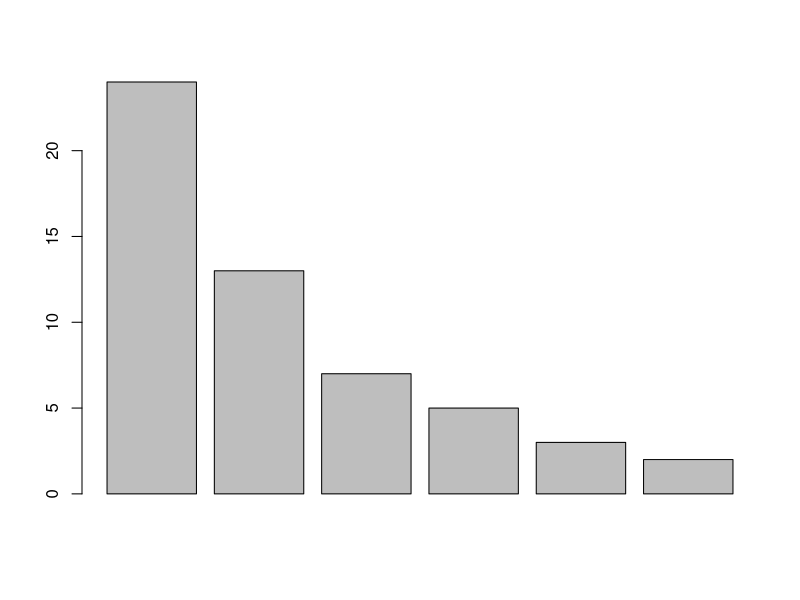
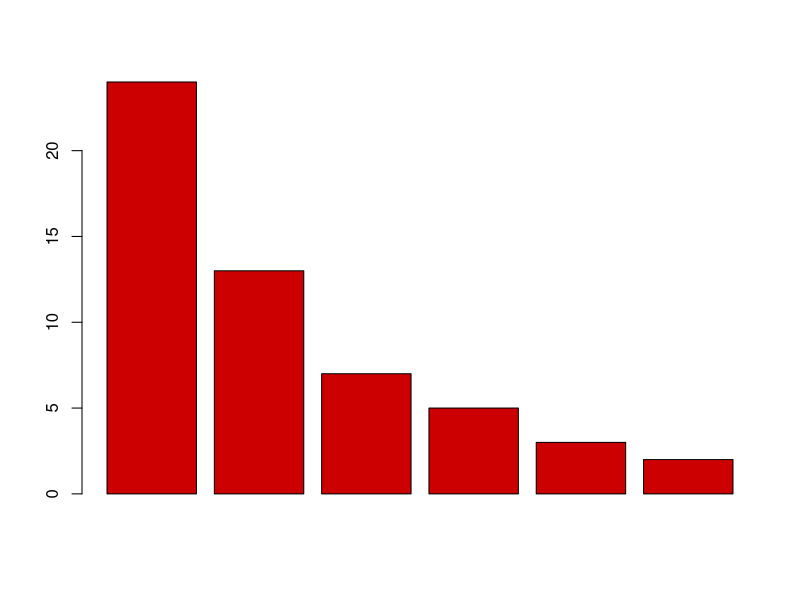
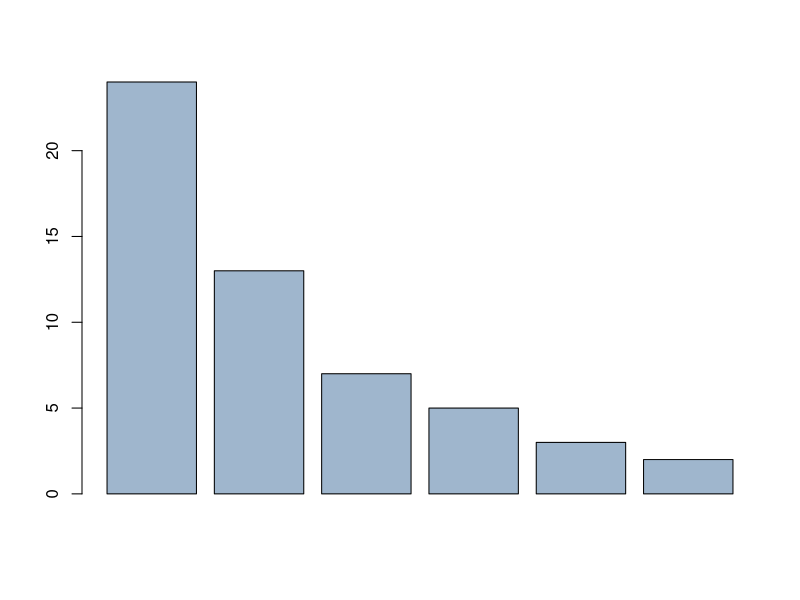
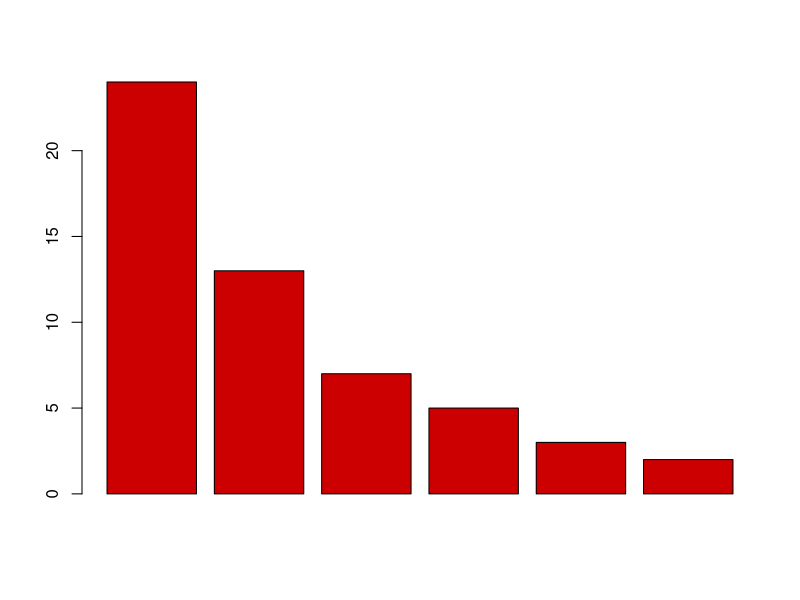
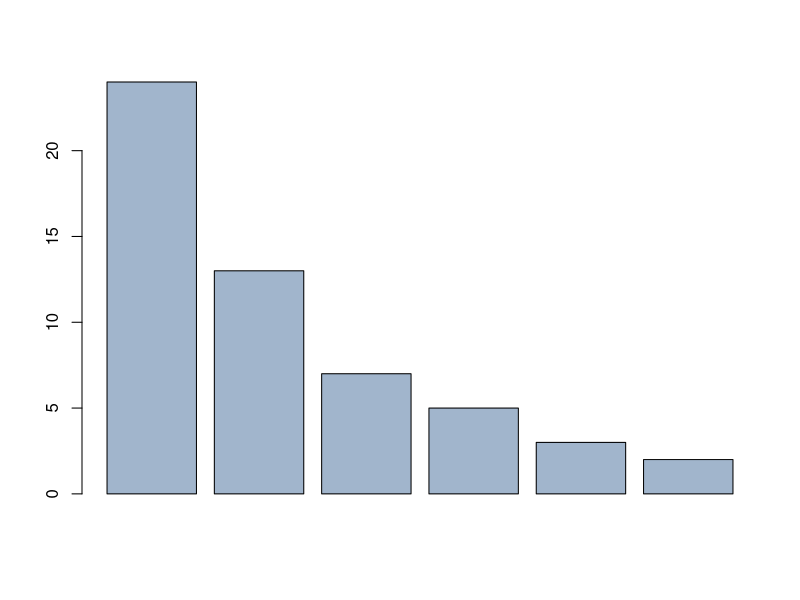
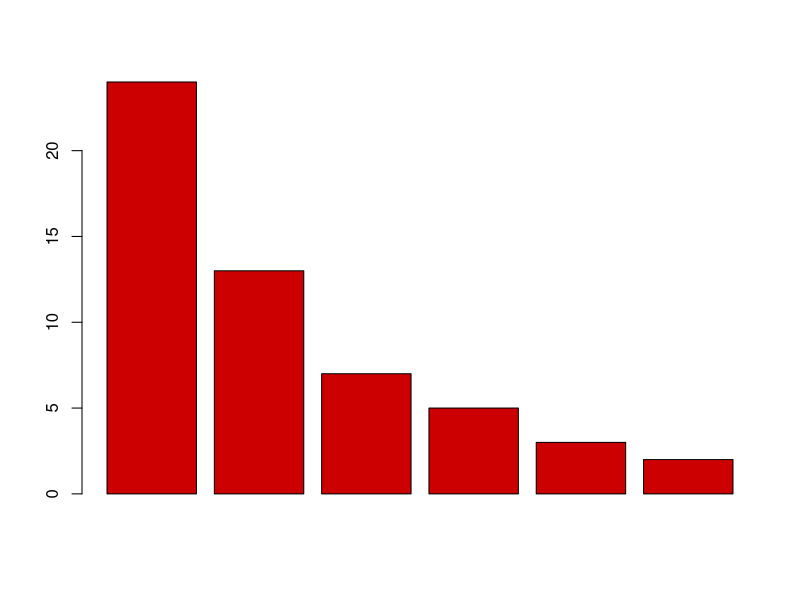
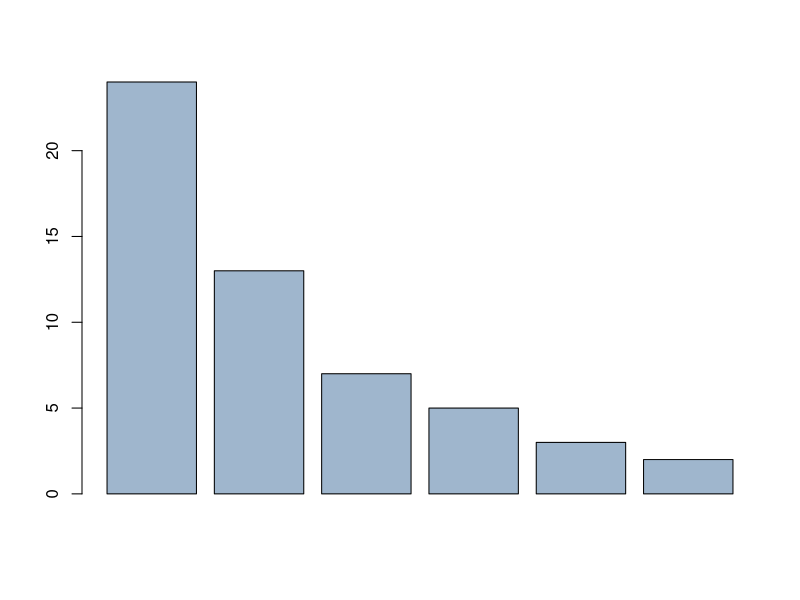
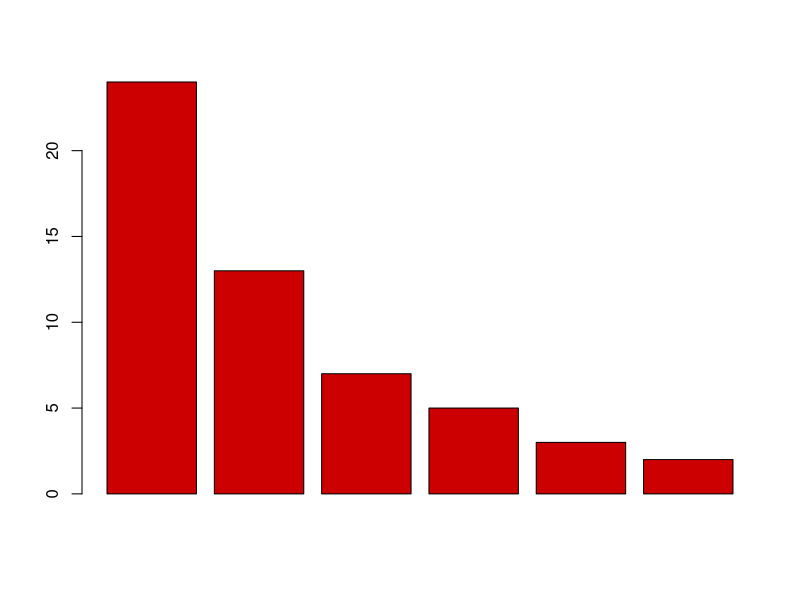

Here is the R script that generated these plots, in order:
# File:    0301_colors.R
# Project: LearningR

# LOAD DATA ####

x = c(24, 13, 7, 5, 3, 2) # sample data
barplot(x)                # default barplot

# COLORS ####

# Color names R has 657 color names for 502 unique colors,
# arranged alphabetically except white, which is first
# Multi-names: due to British + American spellings, white, etc

?colors
colors()

# Web page with R colors swatches, color names, hex codes,
# RGB codes (in 0-255 and 0.00-1.00), R index numbers;
# Browsable table on the page or in Google Sheets;
# download as XLSX or PDF
browseURL('https://datalab.cc/rcolors')

# USE COLORS ####

# Color names

barplot(x, col = 'red3')
barplot(x, col = 'slategray3')

# RGB triplets (0.00-1.00)
barplot(x, col = rgb(.80, 0, 0)) # red3
barplot(x, col = rgb(.63, .71, .8)) # slategray3

# RGB triplets (0-255)
barplot(x, col = rgb(205, 0, 0, max = 255)) # red3 (specify max for 0-255)
barplot(x, col = rgb(159, 182, 205, max = 255)) # slategray3

# RGB hexcodes
barplot(x, col = '#cd0000') # red3
barplot(x, col = '#9fb6cd') # slategray3

# Index numbers in R's alphabetical list
barplot(x, col = colors()[555]) # red3
barplot(x, col = colors()[602]) # slategray3

# MULTIPLE COLORS ####

# Specify colors in a vector which cycles through them
barplot(x, col = c('red3', 'slategray3'))

# USING COLOR PALETTES ####

?palette  # info on palettes
palette() # see current palette

barplot(x, col = 1:6)               # use current palette
barplot(x, col = rainbow(6))        # rainbow palette
barplot(x, col = heat.colors(6))    # yellow through red
barplot(x, col = terrain.colors(6)) # gray through green
barplot(x, col = topo.colors(6))    # purple through tan
barplot(x, col = cm.colors(6))      # pinks and blues

# CLEAN UP ####

# Clear environment
rm(list = ls())

# Clear packages
detach("package:datasets", unload = TRUE)  # For base

# Clear plots
dev.off()  # But only if there IS a plot

# Clear console
cat("\014")  # ctrl+L

# Clear mind :)
